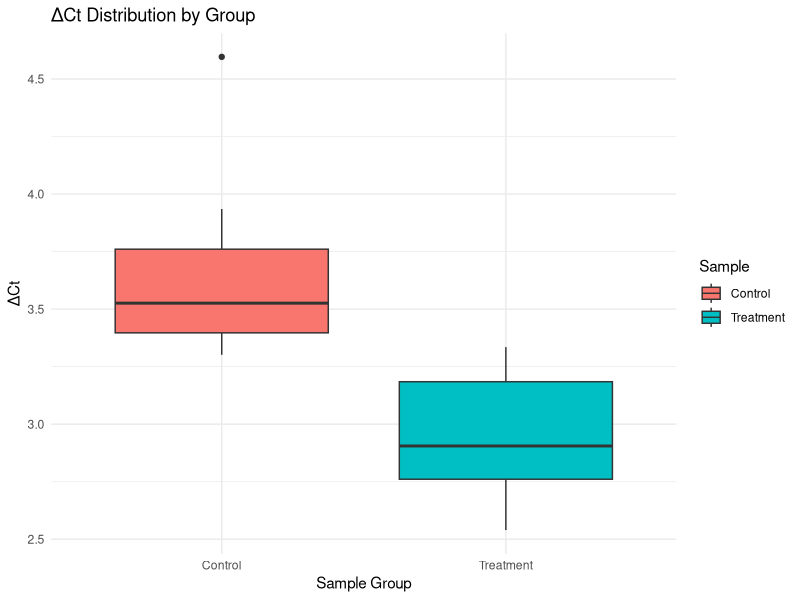
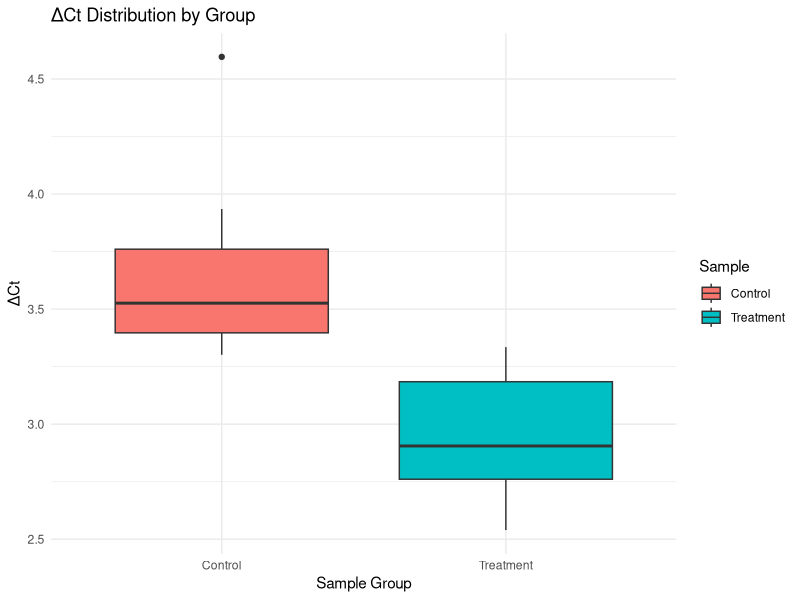

Source code (R) for these figures, in order:
## ---- chunk 1
knitr::opts_chunk$set(echo = TRUE)
## ---- chunk 2
### Load data 
ex1 <- read.table('proj/Data/qPCR.txt',header=TRUE, stringsAsFactors = TRUE)


### Structure of the Data
# Check structure and first few rows of the dataset
str(ex1)
head(ex1)
summary(ex1)
## ---- chunk 3
#install.packages(dplyr)
library(dplyr)

# Group statistics
group_stats <- ex1 %>%
  group_by(Sample) %>%
  summarise(
    Mean_Delta_Ct = mean(DeltaCt, na.rm = TRUE),
    SD_Delta_Ct = sd(DeltaCt, na.rm = TRUE)
  )
print(group_stats)

# Perform a t-test
wilcoxon_test <- wilcox.test(DeltaCt ~ Sample, data = ex1)
print(wilcoxon_test)
## ---- chunk 4

# Load ggplot2 for visualization
# install.packages(ggplot2)
library(ggplot2)

# Create the boxplot
plot <- ggplot(ex1, aes(x = Sample, y = DeltaCt, fill = Sample)) +
  geom_boxplot() +
  labs(
    title = "ΔCt Distribution by Group",
    x = "Sample Group",
    y = "ΔCt"
  ) +
  theme_minimal()

# Display the plot
print(plot)

# Save the plot as a PNG file
ggsave("qpcr_delta_ct_boxplot.png", plot = plot, width = 8, height = 6, dpi = 300)

